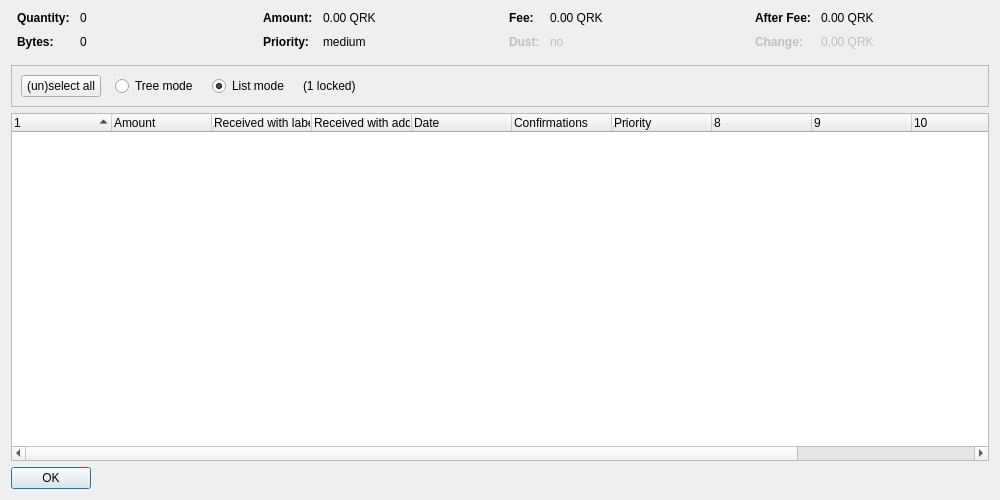
<?xml version="1.0" encoding="UTF-8"?>
<ui version="4.0">
 <class>CoinControlDialog</class>
 <widget class="QDialog" name="CoinControlDialog">
  <property name="geometry">
   <rect>
    <x>0</x>
    <y>0</y>
    <width>1000</width>
    <height>500</height>
   </rect>
  </property>
  <property name="windowTitle">
   <string>Coin Selection</string>
  </property>
  <layout class="QVBoxLayout" name="verticalLayout">
   <item>
    <layout class="QHBoxLayout" name="horizontalLayoutTop" stretch="0,0,0,0">
     <property name="topMargin">
      <number>0</number>
     </property>
     <property name="bottomMargin">
      <number>10</number>
     </property>
     <item>
      <layout class="QFormLayout" name="formLayoutCoinControl1">
       <property name="horizontalSpacing">
        <number>10</number>
       </property>
       <property name="verticalSpacing">
        <number>10</number>
       </property>
       <property name="leftMargin">
        <number>6</number>
       </property>
       <property name="rightMargin">
        <number>6</number>
       </property>
       <item row="0" column="0">
        <widget class="QLabel" name="labelCoinControlQuantityText">
         <property name="font">
          <font>
           <weight>75</weight>
           <bold>true</bold>
          </font>
         </property>
         <property name="text">
          <string>Quantity:</string>
         </property>
        </widget>
       </item>
       <item row="0" column="1">
        <widget class="QLabel" name="labelCoinControlQuantity">
         <property name="cursor">
          <cursorShape>IBeamCursor</cursorShape>
         </property>
         <property name="contextMenuPolicy">
          <enum>Qt::ActionsContextMenu</enum>
         </property>
         <property name="text">
          <string notr="true">0</string>
         </property>
         <property name="textInteractionFlags">
          <set>Qt::LinksAccessibleByMouse|Qt::TextSelectableByKeyboard|Qt::TextSelectableByMouse</set>
         </property>
        </widget>
       </item>
       <item row="1" column="0">
        <widget class="QLabel" name="labelCoinControlBytesText">
         <property name="font">
          <font>
           <weight>75</weight>
           <bold>true</bold>
          </font>
         </property>
         <property name="text">
          <string>Bytes:</string>
         </property>
        </widget>
       </item>
       <item row="1" column="1">
        <widget class="QLabel" name="labelCoinControlBytes">
         <property name="cursor">
          <cursorShape>IBeamCursor</cursorShape>
         </property>
         <property name="contextMenuPolicy">
          <enum>Qt::ActionsContextMenu</enum>
         </property>
         <property name="text">
          <string notr="true">0</string>
         </property>
         <property name="textInteractionFlags">
          <set>Qt::LinksAccessibleByMouse|Qt::TextSelectableByKeyboard|Qt::TextSelectableByMouse</set>
         </property>
        </widget>
       </item>
      </layout>
     </item>
     <item>
      <layout class="QFormLayout" name="formLayoutCoinControl2">
       <property name="horizontalSpacing">
        <number>10</number>
       </property>
       <property name="verticalSpacing">
        <number>10</number>
       </property>
       <property name="leftMargin">
        <number>6</number>
       </property>
       <property name="rightMargin">
        <number>6</number>
       </property>
       <item row="0" column="0">
        <widget class="QLabel" name="labelCoinControlAmountText">
         <property name="font">
          <font>
           <weight>75</weight>
           <bold>true</bold>
          </font>
         </property>
         <property name="text">
          <string>Amount:</string>
         </property>
        </widget>
       </item>
       <item row="0" column="1">
        <widget class="QLabel" name="labelCoinControlAmount">
         <property name="cursor">
          <cursorShape>IBeamCursor</cursorShape>
         </property>
         <property name="contextMenuPolicy">
          <enum>Qt::ActionsContextMenu</enum>
         </property>
         <property name="text">
          <string notr="true">0.00 QRK</string>
         </property>
         <property name="textInteractionFlags">
          <set>Qt::LinksAccessibleByMouse|Qt::TextSelectableByKeyboard|Qt::TextSelectableByMouse</set>
         </property>
        </widget>
       </item>
       <item row="1" column="0">
        <widget class="QLabel" name="labelCoinControlPriorityText">
         <property name="font">
          <font>
           <weight>75</weight>
           <bold>true</bold>
          </font>
         </property>
         <property name="text">
          <string>Priority:</string>
         </property>
        </widget>
       </item>
       <item row="1" column="1">
        <widget class="QLabel" name="labelCoinControlPriority">
         <property name="cursor">
          <cursorShape>IBeamCursor</cursorShape>
         </property>
         <property name="contextMenuPolicy">
          <enum>Qt::ActionsContextMenu</enum>
         </property>
         <property name="text">
          <string notr="true">medium</string>
         </property>
         <property name="textInteractionFlags">
          <set>Qt::LinksAccessibleByMouse|Qt::TextSelectableByKeyboard|Qt::TextSelectableByMouse</set>
         </property>
        </widget>
       </item>
      </layout>
     </item>
     <item>
      <layout class="QFormLayout" name="formLayoutCoinControl3">
       <property name="horizontalSpacing">
        <number>10</number>
       </property>
       <property name="verticalSpacing">
        <number>10</number>
       </property>
       <property name="leftMargin">
        <number>6</number>
       </property>
       <property name="rightMargin">
        <number>6</number>
       </property>
       <item row="0" column="0">
        <widget class="QLabel" name="labelCoinControlFeeText">
         <property name="font">
          <font>
           <weight>75</weight>
           <bold>true</bold>
          </font>
         </property>
         <property name="text">
          <string>Fee:</string>
         </property>
        </widget>
       </item>
       <item row="0" column="1">
        <widget class="QLabel" name="labelCoinControlFee">
         <property name="cursor">
          <cursorShape>IBeamCursor</cursorShape>
         </property>
         <property name="contextMenuPolicy">
          <enum>Qt::ActionsContextMenu</enum>
         </property>
         <property name="text">
          <string notr="true">0.00 QRK</string>
         </property>
         <property name="textInteractionFlags">
          <set>Qt::LinksAccessibleByMouse|Qt::TextSelectableByKeyboard|Qt::TextSelectableByMouse</set>
         </property>
        </widget>
       </item>
       <item row="1" column="0">
        <widget class="QLabel" name="labelCoinControlLowOutputText">
         <property name="enabled">
          <bool>false</bool>
         </property>
         <property name="font">
          <font>
           <weight>75</weight>
           <bold>true</bold>
          </font>
         </property>
         <property name="text">
          <string>Dust:</string>
         </property>
        </widget>
       </item>
       <item row="1" column="1">
        <widget class="QLabel" name="labelCoinControlLowOutput">
         <property name="enabled">
          <bool>false</bool>
         </property>
         <property name="cursor">
          <cursorShape>IBeamCursor</cursorShape>
         </property>
         <property name="contextMenuPolicy">
          <enum>Qt::ActionsContextMenu</enum>
         </property>
         <property name="text">
          <string notr="true">no</string>
         </property>
         <property name="textInteractionFlags">
          <set>Qt::LinksAccessibleByMouse|Qt::TextSelectableByKeyboard|Qt::TextSelectableByMouse</set>
         </property>
        </widget>
       </item>
      </layout>
     </item>
     <item>
      <layout class="QFormLayout" name="formLayoutCoinControl4">
       <property name="horizontalSpacing">
        <number>10</number>
       </property>
       <property name="verticalSpacing">
        <number>10</number>
       </property>
       <property name="leftMargin">
        <number>6</number>
       </property>
       <property name="rightMargin">
        <number>6</number>
       </property>
       <item row="0" column="0">
        <widget class="QLabel" name="labelCoinControlAfterFeeText">
         <property name="font">
          <font>
           <weight>75</weight>
           <bold>true</bold>
          </font>
         </property>
         <property name="text">
          <string>After Fee:</string>
         </property>
        </widget>
       </item>
       <item row="0" column="1">
        <widget class="QLabel" name="labelCoinControlAfterFee">
         <property name="cursor">
          <cursorShape>IBeamCursor</cursorShape>
         </property>
         <property name="contextMenuPolicy">
          <enum>Qt::ActionsContextMenu</enum>
         </property>
         <property name="text">
          <string notr="true">0.00 QRK</string>
         </property>
         <property name="textInteractionFlags">
          <set>Qt::LinksAccessibleByMouse|Qt::TextSelectableByKeyboard|Qt::TextSelectableByMouse</set>
         </property>
        </widget>
       </item>
       <item row="1" column="0">
        <widget class="QLabel" name="labelCoinControlChangeText">
         <property name="enabled">
          <bool>false</bool>
         </property>
         <property name="font">
          <font>
           <weight>75</weight>
           <bold>true</bold>
          </font>
         </property>
         <property name="text">
          <string>Change:</string>
         </property>
        </widget>
       </item>
       <item row="1" column="1">
        <widget class="QLabel" name="labelCoinControlChange">
         <property name="enabled">
          <bool>false</bool>
         </property>
         <property name="cursor">
          <cursorShape>IBeamCursor</cursorShape>
         </property>
         <property name="contextMenuPolicy">
          <enum>Qt::ActionsContextMenu</enum>
         </property>
         <property name="text">
          <string notr="true">0.00 QRK</string>
         </property>
         <property name="textInteractionFlags">
          <set>Qt::LinksAccessibleByMouse|Qt::TextSelectableByKeyboard|Qt::TextSelectableByMouse</set>
         </property>
        </widget>
       </item>
      </layout>
     </item>
    </layout>
   </item>
   <item>
    <widget class="QFrame" name="frame">
     <property name="minimumSize">
      <size>
       <width>0</width>
       <height>40</height>
      </size>
     </property>
     <property name="frameShape">
      <enum>QFrame::StyledPanel</enum>
     </property>
     <property name="frameShadow">
      <enum>QFrame::Sunken</enum>
     </property>
     <layout class="QHBoxLayout" name="horizontalLayout">
      <item>
       <layout class="QHBoxLayout" name="horizontalLayoutPanel" stretch="0,0,0,0,0">
        <property name="spacing">
         <number>14</number>
        </property>
        <item>
         <widget class="QPushButton" name="pushButtonSelectAll">
          <property name="sizePolicy">
           <sizepolicy hsizetype="Maximum" vsizetype="Fixed">
            <horstretch>0</horstretch>
            <verstretch>0</verstretch>
           </sizepolicy>
          </property>
          <property name="text">
           <string>(un)select all</string>
          </property>
          <property name="autoDefault">
           <bool>false</bool>
          </property>
         </widget>
        </item>
        <item>
         <widget class="QRadioButton" name="radioTreeMode">
          <property name="sizePolicy">
           <sizepolicy hsizetype="Maximum" vsizetype="Fixed">
            <horstretch>0</horstretch>
            <verstretch>0</verstretch>
           </sizepolicy>
          </property>
          <property name="text">
           <string>Tree mode</string>
          </property>
         </widget>
        </item>
        <item>
         <widget class="QRadioButton" name="radioListMode">
          <property name="sizePolicy">
           <sizepolicy hsizetype="Maximum" vsizetype="Fixed">
            <horstretch>0</horstretch>
            <verstretch>0</verstretch>
           </sizepolicy>
          </property>
          <property name="text">
           <string>List mode</string>
          </property>
          <property name="checked">
           <bool>true</bool>
          </property>
         </widget>
        </item>
        <item>
         <widget class="QLabel" name="labelLocked">
          <property name="text">
           <string notr="true">(1 locked)</string>
          </property>
         </widget>
        </item>
        <item>
         <spacer name="horizontalSpacer">
          <property name="orientation">
           <enum>Qt::Horizontal</enum>
          </property>
          <property name="sizeHint" stdset="0">
           <size>
            <width>40</width>
            <height>20</height>
           </size>
          </property>
         </spacer>
        </item>
       </layout>
      </item>
     </layout>
    </widget>
   </item>
   <item>
    <widget class="CoinControlTreeWidget" name="treeWidget">
     <property name="contextMenuPolicy">
      <enum>Qt::CustomContextMenu</enum>
     </property>
     <property name="sortingEnabled">
      <bool>false</bool>
     </property>
     <property name="columnCount">
      <number>12</number>
     </property>
     <attribute name="headerShowSortIndicator" stdset="0">
      <bool>true</bool>
     </attribute>
     <attribute name="headerStretchLastSection">
      <bool>false</bool>
     </attribute>
     <column>
      <property name="text">
       <string/>
      </property>
     </column>
     <column>
      <property name="text">
       <string>Amount</string>
      </property>
     </column>
     <column>
      <property name="text">
       <string>Received with label</string>
      </property>
     </column>
     <column>
      <property name="text">
       <string>Received with address</string>
      </property>
     </column>
     <column>
      <property name="text">
       <string>Date</string>
      </property>
     </column>
     <column>
      <property name="text">
       <string>Confirmations</string>
      </property>
      <property name="toolTip">
       <string>Confirmed</string>
      </property>
     </column>
     <column>
      <property name="text">
       <string>Priority</string>
      </property>
     </column>
     <column>
      <property name="text">
       <string/>
      </property>
     </column>
     <column>
      <property name="text">
       <string/>
      </property>
     </column>
     <column>
      <property name="text">
       <string/>
      </property>
     </column>
     <column>
      <property name="text">
       <string/>
      </property>
     </column>
     <column>
      <property name="text">
       <string/>
      </property>
     </column>
    </widget>
   </item>
   <item>
    <widget class="QDialogButtonBox" name="buttonBox">
     <property name="sizePolicy">
      <sizepolicy hsizetype="Maximum" vsizetype="Fixed">
       <horstretch>0</horstretch>
       <verstretch>0</verstretch>
      </sizepolicy>
     </property>
     <property name="orientation">
      <enum>Qt::Horizontal</enum>
     </property>
     <property name="standardButtons">
      <set>QDialogButtonBox::Ok</set>
     </property>
    </widget>
   </item>
  </layout>
 </widget>
 <customwidgets>
  <customwidget>
   <class>CoinControlTreeWidget</class>
   <extends>QTreeWidget</extends>
   <header>coincontroltreewidget.h</header>
  </customwidget>
 </customwidgets>
 <resources/>
 <connections/>
</ui>
